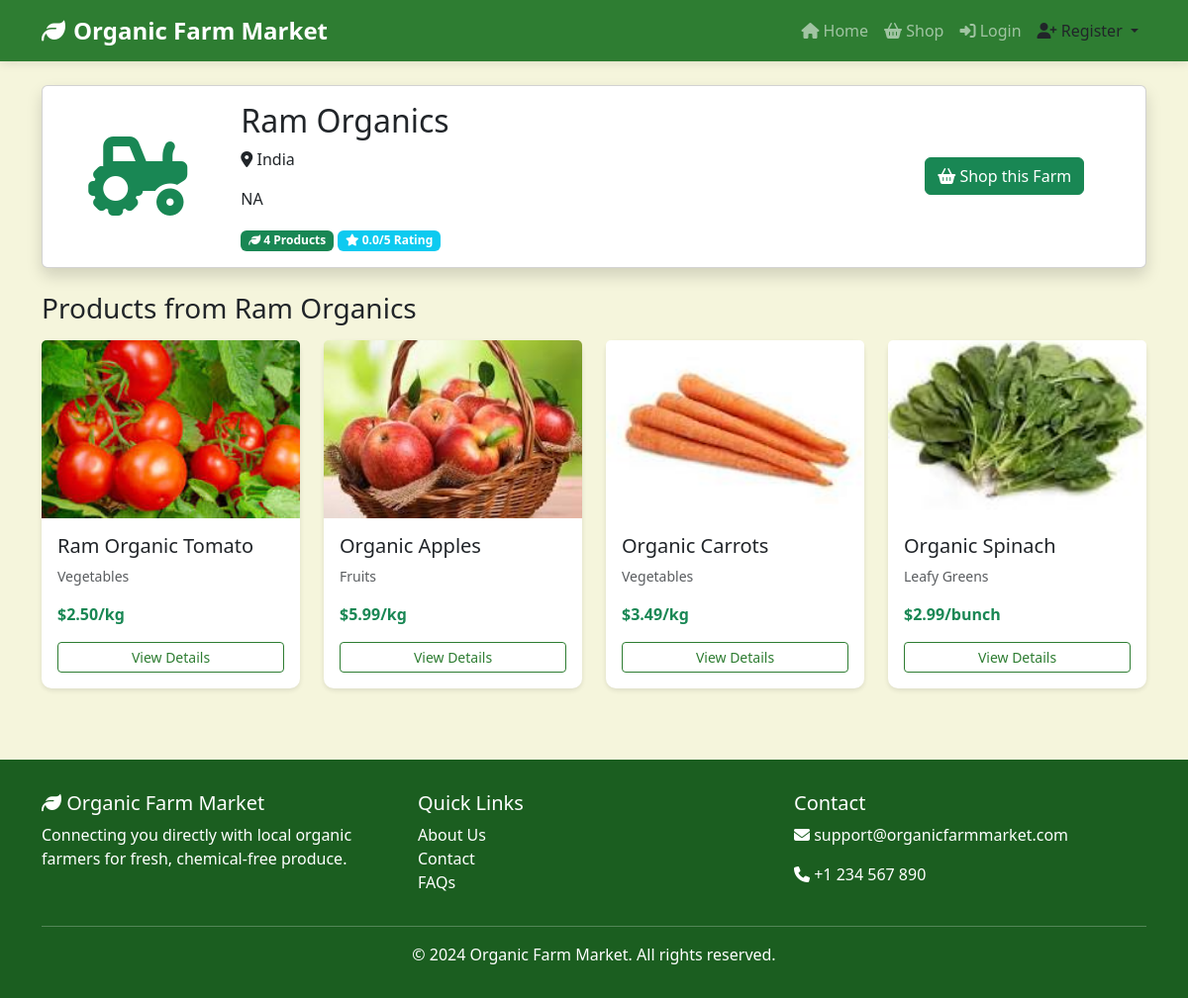
/products/farmer/1/, run on the app's committed database.
### accounts/models.py (models this page shows, shortened)
class FarmerProfile(models.Model):
    user = models.OneToOneField(User, on_delete=models.CASCADE, related_name='farmer_profile')
    farm_name = models.CharField(max_length=100)
    farm_location = models.CharField(max_length=200)
    bio = models.TextField(help_text="Tell customers about your organic farming practices")
    is_organic_certified = models.BooleanField(default=False)
    certification_details = models.CharField(max_length=200, blank=True, null=True)
    established_year = models.IntegerField(blank=True, null=True)
    is_verified = models.BooleanField(default=False)  # Admin verification

### products/models.py (models this page shows, shortened)
class Product(models.Model):
    UNIT_CHOICES = (
        ('kg', 'Kilogram (kg)'),
        ('g', 'Gram (g)'),
        ('dozen', 'Dozen'),
        ('piece', 'Piece'),
        ('bunch', 'Bunch'),
    )
    farmer = models.ForeignKey(FarmerProfile, on_delete=models.CASCADE, related_name='products')
    category = models.ForeignKey(Category, on_delete=models.SET_NULL, null=True, related_name='products')
    name = models.CharField(max_length=100)
    slug = models.SlugField(unique=True, blank=True)
    description = models.TextField()
    price = models.DecimalField(max_digits=10, decimal_places=2)
    unit = models.CharField(max_length=10, choices=UNIT_CHOICES, default='kg')
    stock_quantity = models.PositiveIntegerField(default=0)
    image = models.ImageField(upload_to='products/', blank=True, null=True)
    is_organic_certified = models.BooleanField(default=True)
    is_available = models.BooleanField(default=True)
    created_at = models.DateTimeField(auto_now_add=True)
    updated_at = models.DateTimeField(auto_now=True)

class Category(models.Model):
    name = models.CharField(max_length=50)
    slug = models.SlugField(unique=True)
    icon_class = models.CharField(max_length=50, default='fas fa-leaf')
    class Meta:
        verbose_name_plural = 'Categories'

### products/views.py (the view)
# urls.py: path('farmer/<int:farmer_id>/', views.farmer_public_profile, name='farmer_public_profile'),
def farmer_public_profile(request, farmer_id):
    try:
        farmer_profile = get_object_or_404(FarmerProfile, id=farmer_id)
    except:
        messages.error(request, 'Farmer profile not found.')
        return redirect('products:product_list')
    products = Product.objects.filter(
        farmer=farmer_profile,
        is_available=True,
        stock_quantity__gt=0
    )
    avg_rating = products.aggregate(Avg('reviews__rating'))['reviews__rating__avg'] or 0
    context = {
        'farmer': farmer_profile,
        'products': products,
        'avg_rating': avg_rating,
        'product_count': products.count(),
    }
    return render(request, 'products/farmer_public_profile.html', context)

### cart/context_processors.py (called while the page is built)
def cart_count(request):
    if request.user.is_authenticated:
        cart = Cart.objects.filter(user=request.user).first()
        if cart:
            return {'cart_count': cart.total_items}
    return {'cart_count': 0}

### templates/products/farmer_public_profile.html (shortened to what this page needs)
{% extends 'base.html' %}
{% block content %}
<div class="container mt-4">
    <div class="card shadow mb-4">
        <div class="card-body">
            <div class="row align-items-center">
                <div class="col-md-2 text-center">
                    {% if farmer.user.profile_picture %}
                        <img src="{{ farmer.user.profile_picture.url }}" class="rounded-circle" width="120" height="120">
                    {% else %}
                        <i class="fas fa-tractor fa-5x text-success"></i>
                    {% endif %}
                </div>
                <div class="col-md-7">
                    <h2>{{ farmer.farm_name }}</h2>
                    <p><i class="fas fa-map-marker-alt"></i> {{ farmer.farm_location }}</p>
                    <p>{{ farmer.bio }}</p>
                    <div class="mt-2">
                        <span class="badge bg-success"><i class="fas fa-leaf"></i> {{ product_count }} Products</span>
                        <span class="badge bg-info"><i class="fas fa-star"></i> {{ avg_rating|floatformat:1 }}/5 Rating</span>
                    </div>
                </div>
                <div class="col-md-3 text-center">
                    <a href="{% url 'products:product_list' %}?farmer={{ farmer.id }}" class="btn btn-success">
                        <i class="fas fa-shopping-basket"></i> Shop this Farm
                    </a>
                </div>
            </div>
        </div>
    </div>
    <h3 class="mb-3">Products from {{ farmer.farm_name }}</h3>
    {% if products %}
        <div class="row">
            {% for product in products %}
                <div class="col-md-3 mb-4">
                    <div class="card product-card h-100">
                        {% if product.image %}
                            <img src="{{ product.image.url }}" class="card-img-top" style="height: 180px; object-fit: cover;">
                        {% else %}
                            <div class="bg-light text-center py-4">
                                <i class="fas fa-carrot fa-3x text-muted"></i>
                            </div>
                        {% endif %}
                        <div class="card-body">
                            <h5>{{ product.name }}</h5>
                            <p class="text-muted small">{{ product.category.name|default:"Organic" }}</p>
                            <p class="fw-bold text-success">${{ product.price }}/{{ product.unit }}</p>
                            <a href="{% url 'products:product_detail' product.slug %}" class="btn btn-sm btn-outline-primary w-100">
                                View Details
                            </a>
                        </div>
                    </div>
                </div>
            {% endfor %}
        </div>
    {% else %}
        <div class="alert alert-info">
            <i class="fas fa-info-circle"></i> No products available from this farmer yet.
        </div>
    {% endif %}
</div>
{% endblock %}

### templates/base.html (style rules this page uses)
:root { --primary-green: #2E7D32; --secondary-orange: #FFB74D; --light-beige: #F5F5DC; --dark-green: #1B5E20; }
body { font-family: 'Segoe UI', Tahoma, Geneva, Verdana, sans-serif; background-color: var(--light-beige); }
.btn-outline-primary { border-color: var(--primary-green); color: var(--primary-green); }
.product-card { transition: transform 0.3s; border: none; border-radius: 10px; box-shadow: 0 2px 5px rgba(0,0,0,0.1); }

### data on the page
FarmerProfile: farm_name "Ram Organics", farm_location "India", bio "NA"
Product: image (picture), name "Ram Organic Tomato", category.name "Vegetables", price "2.50", unit "kg"
Product: image (picture), name "Organic Apples", category.name "Fruits", price "5.99", unit "kg"
Product: image (picture), name "Organic Carrots", category.name "Vegetables", price "3.49", unit "kg"
Product: image (picture), name "Organic Spinach", category.name "Leafy Greens", price "2.99", unit "bunch"

### other printed values
{{ product_count }} "4"
{{ avg_rating|floatformat:1 }} "0.0"
